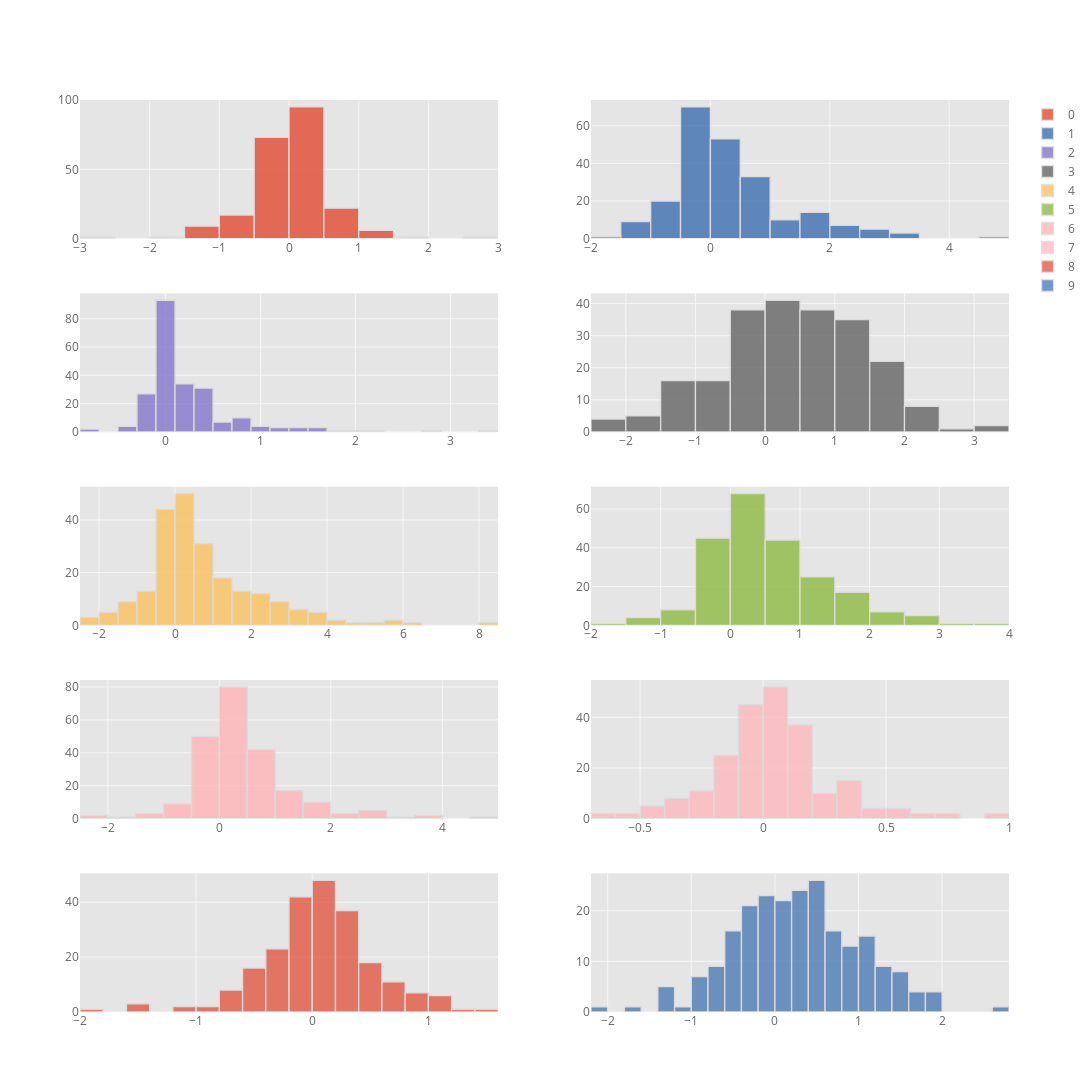

The notebook cell this image was saved under:
### Code cell
original_lrp.iplot(kind="histogram", bins=25, subplots=True)

### Figure 1 — Plotly figure (JSON) as saved in the notebook; plotly's stock layout.template omitted (floating-point values rounded to 4 significant figures; data arrays with more than 128 entries replaced by an {"elided": "..."} marker saying what was removed)
{"data": [{"histfunc": "count", "histnorm": "", "marker": {"color": "rgba(226, 74, 51, 1.0)", "line": {"color": "#D9D9D9", "width": 1.3}}, "name": "0", "nbinsx": 25, "opacity": 0.8, "orientation": "v", "type": "histogram", "uid": "dda948c5-9a9d-4cef-b734-d41a862ecf55", "x": {"elided": "226 float values"}, "xaxis": "x", "yaxis": "y"}, {"histfunc": "count", "histnorm": "", "marker": {"color": "rgba(62, 111, 176, 1.0)", "line": {"color": "#D9D9D9", "width": 1.3}}, "name": "1", "nbinsx": 25, "opacity": 0.8, "orientation": "v", "type": "histogram", "uid": "a63d1b28-512e-403b-912e-326d6e565e1f", "x": {"elided": "226 float values"}, "xaxis": "x2", "yaxis": "y2"}, {"histfunc": "count", "histnorm": "", "marker": {"color": "rgba(132, 118, 202, 1.0)", "line": {"color": "#D9D9D9", "width": 1.3}}, "name": "2", "nbinsx": 25, "opacity": 0.8, "orientation": "v", "type": "histogram", "uid": "843f4e5c-70ca-4aab-8660-17cf3e217091", "x": {"elided": "226 float values"}, "xaxis": "x3", "yaxis": "y3"}, {"histfunc": "count", "histnorm": "", "marker": {"color": "rgba(101, 101, 101, 1.0)", "line": {"color": "#D9D9D9", "width": 1.3}}, "name": "3", "nbinsx": 25, "opacity": 0.8, "orientation": "v", "type": "histogram", "uid": "fc8727e4-7151-4b8a-a3f5-34f8a1b5ab7c", "x": {"elided": "226 float values"}, "xaxis": "x4", "yaxis": "y4"}, {"histfunc": "count", "histnorm": "", "marker": {"color": "rgba(251, 193, 94, 1.0)", "line": {"color": "#D9D9D9", "width": 1.3}}, "name": "4", "nbinsx": 25, "opacity": 0.8, "orientation": "v", "type": "histogram", "uid": "3163ad87-2fa2-4bd1-bf56-9b1c4a85e114", "x": {"elided": "226 float values"}, "xaxis": "x5", "yaxis": "y5"}, {"histfunc": "count", "histnorm": "", "marker": {"color": "rgba(142, 186, 66, 1.0)", "line": {"color": "#D9D9D9", "width": 1.3}}, "name": "5", "nbinsx": 25, "opacity": 0.8, "orientation": "v", "type": "histogram", "uid": "aa63203f-c584-4d78-b72b-b95f72c45974", "x": {"elided": "226 float values"}, "xaxis": "x6", "yaxis": "y6"}, {"histfunc": "count", "histnorm": "", "marker": {"color": "rgba(255, 181, 184, 1.0)", "line": {"color": "#D9D9D9", "width": 1.3}}, "name": "6", "nbinsx": 25, "opacity": 0.8, "orientation": "v", "type": "histogram", "uid": "e98fab8e-bb70-48e2-a91a-dd3a25713dd4", "x": {"elided": "226 float values"}, "xaxis": "x7", "yaxis": "y7"}, {"histfunc": "count", "histnorm": "", "marker": {"color": "rgba(255, 181, 184, 0.8999999999999999)", "line": {"color": "#D9D9D9", "width": 1.3}}, "name": "7", "nbinsx": 25, "opacity": 0.8, "orientation": "v", "type": "histogram", "uid": "2592e47e-ca1c-4ad6-84b7-9603b4a041cb", "x": {"elided": "226 float values"}, "xaxis": "x8", "yaxis": "y8"}, {"histfunc": "count", "histnorm": "", "marker": {"color": "rgba(226, 74, 51, 0.8999999999999999)", "line": {"color": "#D9D9D9", "width": 1.3}}, "name": "8", "nbinsx": 25, "opacity": 0.8, "orientation": "v", "type": "histogram", "uid": "d320ff4d-10ed-4309-ab66-22c12359da30", "x": {"elided": "226 float values"}, "xaxis": "x9", "yaxis": "y9"}, {"histfunc": "count", "histnorm": "", "marker": {"color": "rgba(62, 111, 176, 0.8999999999999999)", "line": {"color": "#D9D9D9", "width": 1.3}}, "name": "9", "nbinsx": 25, "opacity": 0.8, "orientation": "v", "type": "histogram", "uid": "9e27aedf-5ee5-4e6d-b7c4-e20d9bec8094", "x": {"elided": "226 float values"}, "xaxis": "x10", "yaxis": "y10"}], "layout": {"barmode": "overlay", "height": 2000, "legend": {"bgcolor": "#FFFFFF", "font": {"color": "#666666"}}, "paper_bgcolor": "#FFFFFF", "plot_bgcolor": "#E5E5E5", "title": {"font": {"color": "#151516"}}, "width": 1500, "xaxis": {"anchor": "y", "autorange": true, "domain": [0, 0.45], "gridcolor": "#F6F6F6", "range": [-3, 3], "showgrid": true, "tickfont": {"color": "#666666"}, "title": {"font": {"color": "#666666"}, "text": ""}, "type": "linear", "zerolinecolor": "#F6F6F6"}, "xaxis10": {"anchor": "y10", "autorange": true, "domain": [0.55, 1], "gridcolor": "#F6F6F6", "range": [-2.2, 2.8], "showgrid": true, "tickfont": {"color": "#666666"}, "title": {"font": {"color": "#666666"}, "text": ""}, "type": "linear", "zerolinecolor": "#F6F6F6"}, "xaxis2": {"anchor": "y2", "autorange": true, "domain": [0.55, 1], "gridcolor": "#F6F6F6", "range": [-2, 5], "showgrid": true, "tickfont": {"color": "#666666"}, "title": {"font": {"color": "#666666"}, "text": ""}, "type": "linear", "zerolinecolor": "#F6F6F6"}, "xaxis3": {"anchor": "y3", "autorange": true, "domain": [0, 0.45], "gridcolor": "#F6F6F6", "range": [-0.9, 3.5], "showgrid": true, "tickfont": {"color": "#666666"}, "title": {"font": {"color": "#666666"}, "text": ""}, "type": "linear", "zerolinecolor": "#F6F6F6"}, "xaxis4": {"anchor": "y4", "autorange": true, "domain": [0.55, 1], "gridcolor": "#F6F6F6", "range": [-2.5, 3.5], "showgrid": true, "tickfont": {"color": "#666666"}, "title": {"font": {"color": "#666666"}, "text": ""}, "type": "linear", "zerolinecolor": "#F6F6F6"}, "xaxis5": {"anchor": "y5", "autorange": true, "domain": [0, 0.45], "gridcolor": "#F6F6F6", "range": [-2.5, 8.5], "showgrid": true, "tickfont": {"color": "#666666"}, "title": {"font": {"color": "#666666"}, "text": ""}, "type": "linear", "zerolinecolor": "#F6F6F6"}, "xaxis6": {"anchor": "y6", "autorange": true, "domain": [0.55, 1], "gridcolor": "#F6F6F6", "range": [-2, 4], "showgrid": true, "tickfont": {"color": "#666666"}, "title": {"font": {"color": "#666666"}, "text": ""}, "type": "linear", "zerolinecolor": "#F6F6F6"}, "xaxis7": {"anchor": "y7", "autorange": true, "domain": [0, 0.45], "gridcolor": "#F6F6F6", "range": [-2.5, 5], "showgrid": true, "tickfont": {"color": "#666666"}, "title": {"font": {"color": "#666666"}, "text": ""}, "type": "linear", "zerolinecolor": "#F6F6F6"}, "xaxis8": {"anchor": "y8", "autorange": true, "domain": [0.55, 1], "gridcolor": "#F6F6F6", "range": [-0.7, 1.0], "showgrid": true, "tickfont": {"color": "#666666"}, "title": {"font": {"color": "#666666"}, "text": ""}, "type": "linear", "zerolinecolor": "#F6F6F6"}, "xaxis9": {"anchor": "y9", "autorange": true, "domain": [0, 0.45], "gridcolor": "#F6F6F6", "range": [-2.0, 1.6], "showgrid": true, "tickfont": {"color": "#666666"}, "title": {"font": {"color": "#666666"}, "text": ""}, "type": "linear", "zerolinecolor": "#F6F6F6"}, "yaxis": {"anchor": "x", "autorange": true, "domain": [0.848, 1], "gridcolor": "#F6F6F6", "range": [0, 100], "showgrid": true, "tickfont": {"color": "#666666"}, "title": {"font": {"color": "#666666"}, "text": ""}, "zerolinecolor": "#F6F6F6"}, "yaxis10": {"anchor": "x10", "autorange": true, "domain": [0, 0.152], "gridcolor": "#F6F6F6", "range": [0, 27.37], "showgrid": true, "tickfont": {"color": "#666666"}, "title": {"font": {"color": "#666666"}, "text": ""}, "zerolinecolor": "#F6F6F6"}, "yaxis2": {"anchor": "x2", "autorange": true, "domain": [0.848, 1], "gridcolor": "#F6F6F6", "range": [0, 73.68], "showgrid": true, "tickfont": {"color": "#666666"}, "title": {"font": {"color": "#666666"}, "text": ""}, "zerolinecolor": "#F6F6F6"}, "yaxis3": {"anchor": "x3", "autorange": true, "domain": [0.636, 0.788], "gridcolor": "#F6F6F6", "range": [0, 97.89], "showgrid": true, "tickfont": {"color": "#666666"}, "title": {"font": {"color": "#666666"}, "text": ""}, "zerolinecolor": "#F6F6F6"}, "yaxis4": {"anchor": "x4", "autorange": true, "domain": [0.636, 0.788], "gridcolor": "#F6F6F6", "range": [0, 43.16], "showgrid": true, "tickfont": {"color": "#666666"}, "title": {"font": {"color": "#666666"}, "text": ""}, "zerolinecolor": "#F6F6F6"}, "yaxis5": {"anchor": "x5", "autorange": true, "domain": [0.424, 0.576], "gridcolor": "#F6F6F6", "range": [0, 52.63], "showgrid": true, "tickfont": {"color": "#666666"}, "title": {"font": {"color": "#666666"}, "text": ""}, "zerolinecolor": "#F6F6F6"}, "yaxis6": {"anchor": "x6", "autorange": true, "domain": [0.424, 0.576], "gridcolor": "#F6F6F6", "range": [0, 71.58], "showgrid": true, "tickfont": {"color": "#666666"}, "title": {"font": {"color": "#666666"}, "text": ""}, "zerolinecolor": "#F6F6F6"}, "yaxis7": {"anchor": "x7", "autorange": true, "domain": [0.212, 0.364], "gridcolor": "#F6F6F6", "range": [0, 84.21], "showgrid": true, "tickfont": {"color": "#666666"}, "title": {"font": {"color": "#666666"}, "text": ""}, "zerolinecolor": "#F6F6F6"}, "yaxis8": {"anchor": "x8", "autorange": true, "domain": [0.212, 0.364], "gridcolor": "#F6F6F6", "range": [0, 54.74], "showgrid": true, "tickfont": {"color": "#666666"}, "title": {"font": {"color": "#666666"}, "text": ""}, "zerolinecolor": "#F6F6F6"}, "yaxis9": {"anchor": "x9", "autorange": true, "domain": [0, 0.152], "gridcolor": "#F6F6F6", "range": [0, 50.53], "showgrid": true, "tickfont": {"color": "#666666"}, "title": {"font": {"color": "#666666"}, "text": ""}, "zerolinecolor": "#F6F6F6"}}}
